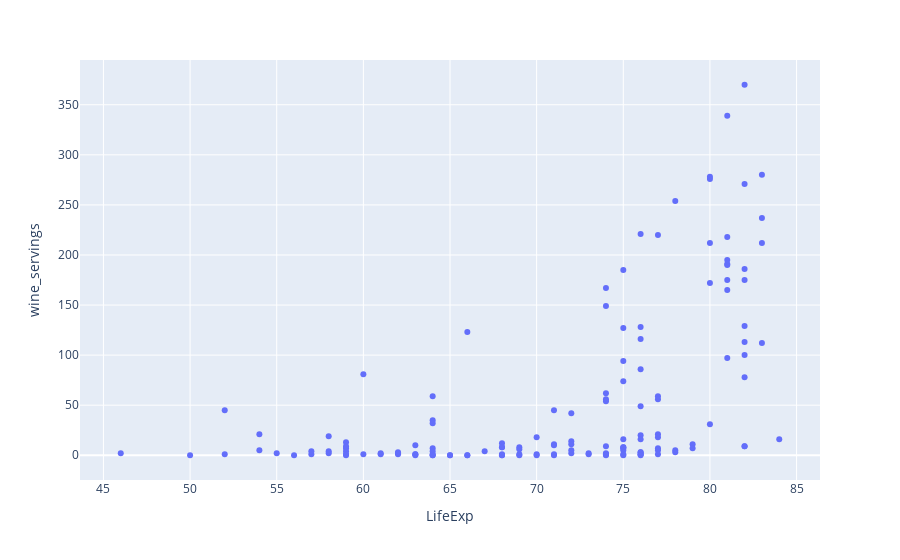

Source (notebook cell):
### Code cell
#depende del tipo de bebida que consuman? 
#vino
fig = px.scatter(df,x= 'LifeExp', y='wine_servings')
fig.show()

### Figure 1 — Plotly figure (JSON) as saved in the notebook; plotly's stock layout.template omitted (floating-point values rounded to 4 significant figures; data arrays with more than 128 entries replaced by an {"elided": "..."} marker saying what was removed)
{"data": [{"hovertemplate": "LifeExp=%{x}<br>wine_servings=%{y}<extra></extra>", "legendgroup": "", "marker": {"color": "#636efa", "symbol": "circle"}, "mode": "markers", "name": "", "orientation": "v", "showlegend": false, "type": "scatter", "x": {"elided": "143 int values"}, "xaxis": "x", "y": {"elided": "143 int values"}, "yaxis": "y"}], "layout": {"legend": {"tracegroupgap": 0}, "margin": {"t": 60}, "xaxis": {"anchor": "y", "domain": [0, 1], "title": {"text": "LifeExp"}}, "yaxis": {"anchor": "x", "domain": [0, 1], "title": {"text": "wine_servings"}}}}
